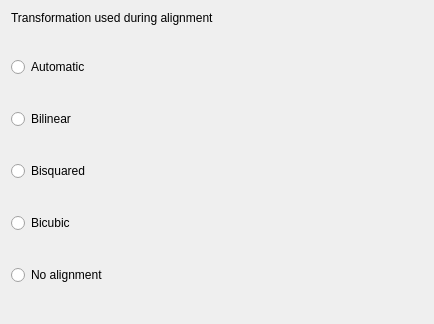
<?xml version="1.0" encoding="UTF-8"?>
<ui version="4.0">
 <class>AlignmentParameters</class>
 <widget class="QWidget" name="AlignmentParameters">
  <property name="geometry">
   <rect>
    <x>0</x>
    <y>0</y>
    <width>434</width>
    <height>324</height>
   </rect>
  </property>
  <property name="windowTitle">
   <string>Alignment</string>
  </property>
  <layout class="QVBoxLayout" name="verticalLayout_3">
   <item>
    <widget class="QLabel" name="label">
     <property name="sizePolicy">
      <sizepolicy hsizetype="Preferred" vsizetype="Fixed">
       <horstretch>0</horstretch>
       <verstretch>0</verstretch>
      </sizepolicy>
     </property>
     <property name="text">
      <string>Transformation used during alignment</string>
     </property>
    </widget>
   </item>
   <item>
    <layout class="QHBoxLayout" name="horizontalLayout" stretch="40,60">
     <item>
      <layout class="QVBoxLayout" name="verticalLayout_2">
       <item>
        <widget class="QRadioButton" name="radioButton">
         <property name="text">
          <string>Automatic</string>
         </property>
        </widget>
       </item>
       <item>
        <widget class="QRadioButton" name="radioButton_2">
         <property name="text">
          <string>Bilinear</string>
         </property>
        </widget>
       </item>
       <item>
        <widget class="QRadioButton" name="radioButton_3">
         <property name="text">
          <string>Bisquared</string>
         </property>
        </widget>
       </item>
       <item>
        <widget class="QRadioButton" name="radioButton_4">
         <property name="text">
          <string>Bicubic</string>
         </property>
        </widget>
       </item>
       <item>
        <widget class="QRadioButton" name="radioButton_5">
         <property name="text">
          <string>No alignment</string>
         </property>
        </widget>
       </item>
      </layout>
     </item>
     <item>
      <widget class="QLabel" name="label_2">
       <property name="text">
        <string></string>
       </property>
       <property name="wordWrap">
        <bool>true</bool>
       </property>
      </widget>
     </item>
    </layout>
   </item>
  </layout>
 </widget>
 <resources/>
 <connections>
  <connection>
   <sender>radioButton</sender>
   <signal>clicked()</signal>
   <receiver>AlignmentParameters</receiver>
   <slot>onAutomaticClicked()</slot>
   <hints>
    <hint type="sourcelabel">
     <x>72</x>
     <y>74</y>
    </hint>
    <hint type="destinationlabel">
     <x>295</x>
     <y>27</y>
    </hint>
   </hints>
  </connection>
  <connection>
   <sender>radioButton_2</sender>
   <signal>clicked()</signal>
   <receiver>AlignmentParameters</receiver>
   <slot>onBilinearClicked()</slot>
   <hints>
    <hint type="sourcelabel">
     <x>56</x>
     <y>122</y>
    </hint>
    <hint type="destinationlabel">
     <x>126</x>
     <y>34</y>
    </hint>
   </hints>
  </connection>
  <connection>
   <sender>radioButton_3</sender>
   <signal>clicked()</signal>
   <receiver>AlignmentParameters</receiver>
   <slot>onBisquaredClicked()</slot>
   <hints>
    <hint type="sourcelabel">
     <x>94</x>
     <y>178</y>
    </hint>
    <hint type="destinationlabel">
     <x>74</x>
     <y>306</y>
    </hint>
   </hints>
  </connection>
  <connection>
   <sender>radioButton_4</sender>
   <signal>clicked()</signal>
   <receiver>AlignmentParameters</receiver>
   <slot>onBicubicClicked()</slot>
   <hints>
    <hint type="sourcelabel">
     <x>59</x>
     <y>227</y>
    </hint>
    <hint type="destinationlabel">
     <x>146</x>
     <y>304</y>
    </hint>
   </hints>
  </connection>
  <connection>
   <sender>radioButton_5</sender>
   <signal>clicked()</signal>
   <receiver>AlignmentParameters</receiver>
   <slot>onNoAlignemtnClicked()</slot>
   <hints>
    <hint type="sourcelabel">
     <x>80</x>
     <y>274</y>
    </hint>
    <hint type="destinationlabel">
     <x>299</x>
     <y>315</y>
    </hint>
   </hints>
  </connection>
 </connections>
 <slots>
  <slot>onAutomaticClicked()</slot>
  <slot>onBilinearClicked()</slot>
  <slot>onBisquaredClicked()</slot>
  <slot>onBicubicClicked()</slot>
  <slot>onNoAlignemtnClicked()</slot>
 </slots>
</ui>
